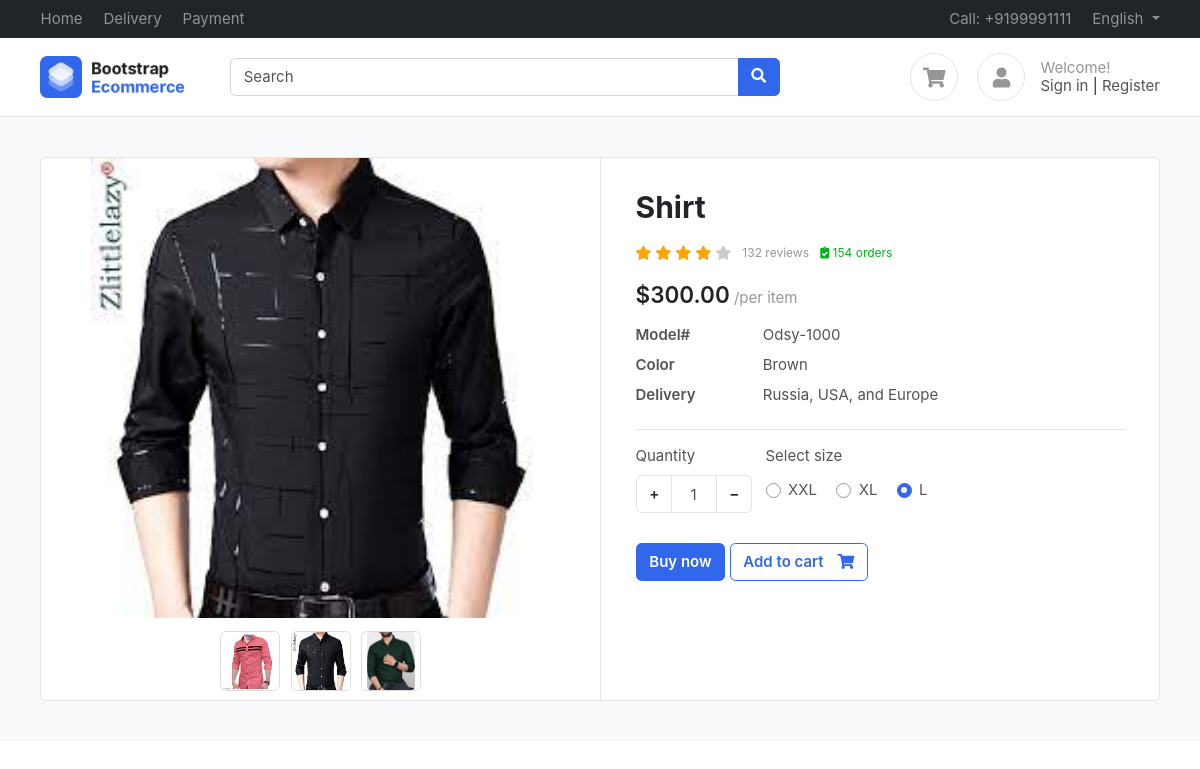
The page /product/shirt/ on the database its author committed.
### products/models.py (models this page shows, shortened)
class Product(BaseModel):
    product_name = models.CharField(max_length=100)
    slug = models.SlugField(unique=True, null=True, blank=True)
    category = models.ForeignKey(Category, on_delete=models.CASCADE, related_name="products")
    price = models.IntegerField(unique=True, null=True, blank=True)
    product_description = models.TextField()
    color_variant = models.ManyToManyField(ColorVariant, blank=True)
    size_variant = models.ManyToManyField(SizeVariant, blank=True)

class ProductImage(BaseModel):
    product = models.ForeignKey(Product, on_delete=models.CASCADE, related_name="product_images")
    image = models.ImageField(upload_to = "product")

class SizeVariant(BaseModel):
    size_name = models.CharField(max_length=100)
    price = models.IntegerField(default=0)

### products/views.py (the view)
# urls.py: path('<slug>/', get_product, name="get_product"),
def get_product(request , slug):
    print(Profile.profile_image)
    try:
        product = Product.objects.get(slug = slug)
        context = {'product' : product}
        if request.GET.get('size'):
            size = request.GET.get('size')
            price = product.get_product_price_by_size(size)
            context['selected_size'] = size
            context['updated_price'] = price
            print(price) #price according to size
        return render(request , 'product/product.html', context = context)
    except Exception as e:
        print(e)

### templates/product/product.html (shortened to what this page needs)
{% extends "base/base.html"%}
{%  block start %}
<section class="section-content padding-y bg">
    <div class="container">
    <div class="card">
        <div class="row no-gutters">
            <aside class="col-md-6">
    <article class="gallery-wrap">
    <div class="img-big-wrap">
      <div> <a href="#"><img src="/media/{{product.product_images.first.image}}"></a></div>
    </div>
    <div class="thumbs-wrap">
      {% for image in product.product_images.all %}
      <a href="#" class="item-thumb"> <img src="/media/{{image.image}}"></a>
      {% endfor %}
    </div>
    </article>
            </aside>
            <main class="col-md-6 border-left">
    <article class="content-body">
    <h2 class="title">{{product.product_name}}</h2>
    <div class="rating-wrap my-3">
        <ul class="rating-stars">
            <li style="width:80%" class="stars-active">
                <i class="fa fa-star"></i> <i class="fa fa-star"></i>
                <i class="fa fa-star"></i> <i class="fa fa-star"></i>
            </li>
            <li>
                <i class="fa fa-star"></i> <i class="fa fa-star"></i>
                <i class="fa fa-star"></i> <i class="fa fa-star"></i>
                <i class="fa fa-star"></i>
            </li>
        </ul>
        <small class="label-rating text-muted">132 reviews</small>
        <small class="label-rating text-success"> <i class="fa fa-clipboard-check"></i> 154 orders </small>
    </div>
    <div class="mb-3">
        <var class="price h4">${{product.price}}.00</var>
        <span class="text-muted">/per item</span>
    </div>
    <dl class="row">
      <dt class="col-sm-3">Model#</dt>
      <dd class="col-sm-9">Odsy-1000</dd>
      <dt class="col-sm-3">Color</dt>
      <dd class="col-sm-9">Brown</dd>
      <dt class="col-sm-3">Delivery</dt>
      <dd class="col-sm-9">Russia, USA, and Europe </dd>
    </dl>
    <hr>
        <div class="form-row">
            <div class="form-group col-md flex-grow-0">
                <label>Quantity</label>
                <div class="input-group mb-3 input-spinner">
                  <div class="input-group-prepend">
                    <button class="btn btn-light" type="button" id="button-plus"> + </button>
                  </div>
                  <input type="text" class="form-control" value="1">
                  <div class="input-group-append">
                    <button class="btn btn-light" type="button" id="button-minus"> − </button>
                  </div>
                </div>
            </div>
            {% if product.size_variant.count %}
            <div class="form-group col-md">
                    <label>Select size</label>
                    <div class="mt-1">
                      {% for size in product.size_variant.all %}
                        <label class="custom-control custom-radio custom-control-inline">
                          <div class="custom-control-label">{{size.size_name}}</div>
                        </label>
                      {% endfor %}
                    </div>
            </div>
            {% endif %}
        </div>
        <a href="#" class="btn  btn-primary"> Buy now </a>
        <a href="{% url 'add_to_cart' product.uid%}?variant={{selected_size}}" class="btn  btn-outline-primary"> <span class="text">Add to cart</span> <i class="fas fa-shopping-cart"></i>  </a>
    </article>
            </main>
        </div>
    </div>
    </div>
    </section>
{% endblock %}

### public/static/css/ui.css (style rules this page uses)
html { font-family: 'Inter', sans-serif; font-size: 15px; }
.content-body { flex: 1 1 auto; padding: 2rem 2.3rem; }
.padding-y { padding-top: 40px; padding-bottom: 40px; }
var { font-style: normal; }
article:after, .form-group:after { display: block; clear: both; content: ""; }
.bg { background-color: #f8f9fa; }
.card .title { color: #212529; }
.btn-light { background-color: #fff; border-color: #e4e4e4; }
.btn .text + i { margin-left: 10px; }
dl[class="row"] { margin-bottom: 0; }
.price { font-weight: 600; color: #212529; }
.label-rating { margin-left: 7px; display: inline-block; vertical-align: middle; }
.rating-stars { display: inline-block; vertical-align: middle; list-style: none; margin: 0; padding: 0; position: relative; white-space: nowrap; clear: both; }
.rating-stars i { font-size: 14px; color: #ccc; display: inline; }
.rating-stars li { display: block; text-overflow: clip; white-space: nowrap; z-index: 1; }
.rating-stars li.stars-active { z-index: 2; position: absolute; top: 0; left: 0; overflow: hidden; }
.rating-stars li.stars-active i { color: orange; }
.input-spinner { width: 120px; flex-wrap: nowrap; display: inline-flex; }
.input-spinner input.form-control { text-align: center; max-width: 46px; flex-basis: 46px; border-color: #e4e4e4; flex-grow: 0; }
.input-spinner .btn { width: 36px; text-align: center; }
.gallery-wrap .img-big-wrap { margin-bottom: 10px; border-radius: 0.37rem; overflow: hidden; background-color: #fff; }
.gallery-wrap .img-big-wrap a { text-align: center; display: block; }
.gallery-wrap .img-big-wrap img { height: 460px; width: auto; display: inline-block; cursor: zoom-in; }
.gallery-wrap .thumbs-wrap { text-align: center; }
.gallery-wrap .thumbs-wrap .item-thumb { width: 60px; height: 60px; border: 1px solid #ddd; border-radius: 6px; margin: 3px; display: inline-block; overflow: hidden; }
.gallery-wrap .thumbs-wrap img { max-width: 100%; max-height: 100%; object-fit: cover; border-radius: 4px; cursor: zoom-in; }

### rows shown on the page
Product: product_images.first.image (picture), product_name "Shirt", price "300"
ProductImage: image (picture)
ProductImage: image (picture)
ProductImage: image (picture)
SizeVariant: size_name "XXL"
SizeVariant: size_name "XL"
SizeVariant: size_name "L"
